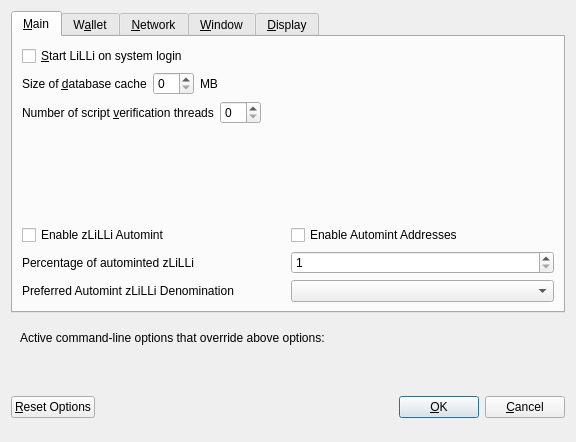
<?xml version="1.0" encoding="UTF-8"?>
<ui version="4.0">
 <class>OptionsDialog</class>
 <widget class="QDialog" name="OptionsDialog">
  <property name="geometry">
   <rect>
    <x>0</x>
    <y>0</y>
    <width>576</width>
    <height>442</height>
   </rect>
  </property>
  <property name="windowTitle">
   <string>Options</string>
  </property>
  <property name="modal">
   <bool>true</bool>
  </property>
  <layout class="QVBoxLayout" name="verticalLayout">
   <item>
    <widget class="QTabWidget" name="tabWidget">
     <property name="currentIndex">
      <number>0</number>
     </property>
     <widget class="QWidget" name="tabMain">
      <attribute name="title">
       <string>&amp;Main</string>
      </attribute>
      <layout class="QVBoxLayout" name="verticalLayout_Main">
       <item>
        <widget class="QCheckBox" name="bitcoinAtStartup">
         <property name="toolTip">
          <string>Automatically start LiLLi after logging in to the system.</string>
         </property>
         <property name="text">
          <string>&amp;Start LiLLi on system login</string>
         </property>
        </widget>
       </item>
       <item>
        <layout class="QHBoxLayout" name="horizontalLayout_2_Main">
         <item>
          <widget class="QLabel" name="databaseCacheLabel">
           <property name="text">
            <string>Size of &amp;database cache</string>
           </property>
           <property name="textFormat">
            <enum>Qt::PlainText</enum>
           </property>
           <property name="buddy">
            <cstring>databaseCache</cstring>
           </property>
          </widget>
         </item>
         <item>
          <widget class="QSpinBox" name="databaseCache"/>
         </item>
         <item>
          <widget class="QLabel" name="databaseCacheUnitLabel">
           <property name="text">
            <string>MB</string>
           </property>
           <property name="textFormat">
            <enum>Qt::PlainText</enum>
           </property>
          </widget>
         </item>
         <item>
          <spacer name="horizontalSpacer_2_Main">
           <property name="orientation">
            <enum>Qt::Horizontal</enum>
           </property>
           <property name="sizeHint" stdset="0">
            <size>
             <width>40</width>
             <height>20</height>
            </size>
           </property>
          </spacer>
         </item>
        </layout>
       </item>
       <item>
        <layout class="QHBoxLayout" name="horizontalLayout_3_Main">
         <item>
          <widget class="QLabel" name="threadsScriptVerifLabel">
           <property name="text">
            <string>Number of script &amp;verification threads</string>
           </property>
           <property name="textFormat">
            <enum>Qt::PlainText</enum>
           </property>
           <property name="buddy">
            <cstring>threadsScriptVerif</cstring>
           </property>
          </widget>
         </item>
         <item>
          <widget class="QSpinBox" name="threadsScriptVerif">
           <property name="toolTip">
            <string>(0 = auto, &lt;0 = leave that many cores free)</string>
           </property>
          </widget>
         </item>
         <item>
          <spacer name="horizontalSpacer_3_Main">
           <property name="orientation">
            <enum>Qt::Horizontal</enum>
           </property>
           <property name="sizeHint" stdset="0">
            <size>
             <width>40</width>
             <height>20</height>
            </size>
           </property>
          </spacer>
         </item>
        </layout>
       </item>
       <item>
        <spacer name="verticalSpacer_2">
         <property name="orientation">
          <enum>Qt::Vertical</enum>
         </property>
         <property name="sizeHint" stdset="0">
          <size>
           <width>20</width>
           <height>40</height>
          </size>
         </property>
        </spacer>
       </item>
       <item>
        <widget class="QWidget" name="verticalZpivOptionsWidget" native="true">
         <layout class="QVBoxLayout" name="verticalZpivOptionsLayout">
          <property name="margin">
           <number>0</number>
          </property>
          <item>
           <layout class="QHBoxLayout" name="horizontalAutomintingLayout">
            <item>
             <widget class="QCheckBox" name="checkBoxZeromintEnable">
              <property name="toolTip">
               <string>Enable automatic minting of LiLLi units to zLiLLi</string>
              </property>
              <property name="layoutDirection">
               <enum>Qt::LeftToRight</enum>
              </property>
              <property name="text">
               <string>Enable zLiLLi Automint</string>
              </property>
             </widget>
            </item>
            <item>
             <widget class="QCheckBox" name="checkBoxZeromintAddresses">
              <property name="toolTip">
               <string>Enable automatic zLiLLi minting from specific addresses</string>
              </property>
              <property name="layoutDirection">
               <enum>Qt::LeftToRight</enum>
              </property>
              <property name="text">
               <string>Enable Automint Addresses</string>
              </property>
             </widget>
            </item>
           </layout>
          </item>
          <item>
           <layout class="QHBoxLayout" name="horizontalZmintPercentageLayout">
            <item>
             <widget class="QLabel" name="percentage_label">
              <property name="toolTip">
               <string>Percentage of incoming LiLLi which get automatically converted to zLiLLi via Zerocoin Protocol (min: 10%)</string>
              </property>
              <property name="text">
               <string>Percentage of autominted zLiLLi</string>
              </property>
             </widget>
            </item>
            <item>
             <widget class="QSpinBox" name="zeromintPercentage">
              <property name="minimum">
               <number>1</number>
              </property>
              <property name="maximum">
               <number>100</number>
              </property>
             </widget>
            </item>
           </layout>
          </item>
          <item>
           <layout class="QHBoxLayout" name="horizontalLayout" stretch="0,0">
            <property name="sizeConstraint">
             <enum>QLayout::SetFixedSize</enum>
            </property>
            <item>
             <widget class="QLabel" name="labelPreferredDenom">
              <property name="maximumSize">
               <size>
                <width>16777215</width>
                <height>16777215</height>
               </size>
              </property>
              <property name="toolTip">
               <string>Wait with automatic conversion to Zerocoin until enough LiLLi for this denomination is available</string>
              </property>
              <property name="text">
               <string>Preferred Automint zLiLLi Denomination</string>
              </property>
             </widget>
            </item>
            <item>
             <widget class="QComboBox" name="preferredDenom">
              <property name="maximumSize">
               <size>
                <width>16777215</width>
                <height>27</height>
               </size>
              </property>
              <property name="toolTip">
               <string>Wait with automatic conversion to Zerocoin until enough LiLLi for this denomination is available</string>
              </property>
              <property name="maxVisibleItems">
               <number>9</number>
              </property>
              <property name="maxCount">
               <number>9</number>
              </property>
             </widget>
            </item>
           </layout>
          </item>
         </layout>
        </widget>
       </item>
      </layout>
     </widget>
     <widget class="QWidget" name="tabWallet">
      <attribute name="title">
       <string>W&amp;allet</string>
      </attribute>
      <layout class="QVBoxLayout" name="verticalLayout_Wallet">
       <item>
        <layout class="QHBoxLayout" name="horizontalLayout_2_Wallet">
         <item>
          <widget class="QLabel" name="labelStakeSplitThresholdText">
           <property name="text">
            <string>Stake split threshold:</string>
           </property>
          </widget>
         </item>
         <item>
          <widget class="QSpinBox" name="spinBoxStakeSplitThreshold">
           <property name="minimum">
            <number>1</number>
           </property>
           <property name="maximum">
            <number>999999</number>
           </property>
          </widget>
         </item>
        </layout>
       </item>
       <item>
        <widget class="QGroupBox" name="groupBox">
         <property name="title">
          <string>Expert</string>
         </property>
         <layout class="QVBoxLayout" name="verticalLayout_2">
          <item>
           <widget class="QCheckBox" name="coinControlFeatures">
            <property name="toolTip">
             <string>Whether to show coin control features or not.</string>
            </property>
            <property name="text">
             <string>Enable coin &amp;control features</string>
            </property>
           </widget>
          </item>
          <item>
           <widget class="QCheckBox" name="showMasternodesTab">
            <property name="toolTip">
             <string>Show additional tab listing all your masternodes in first sub-tab&lt;br/&gt;and all masternodes on the network in second sub-tab.</string>
            </property>
            <property name="text">
             <string>Show Masternodes Tab</string>
            </property>
           </widget>
          </item>
          <item>
           <widget class="QCheckBox" name="spendZeroConfChange">
            <property name="toolTip">
             <string>If you disable the spending of unconfirmed change, the change from a transaction&lt;br/&gt;cannot be used until that transaction has at least one confirmation.&lt;br/&gt;This also affects how your balance is computed.</string>
            </property>
            <property name="text">
             <string>&amp;Spend unconfirmed change</string>
            </property>
           </widget>
          </item>
         </layout>
        </widget>
       </item>
       <item>
        <spacer name="verticalSpacer_Wallet">
         <property name="orientation">
          <enum>Qt::Vertical</enum>
         </property>
         <property name="sizeHint" stdset="0">
          <size>
           <width>20</width>
           <height>40</height>
          </size>
         </property>
        </spacer>
       </item>
      </layout>
     </widget>
     <widget class="QWidget" name="tabNetwork">
      <attribute name="title">
       <string>&amp;Network</string>
      </attribute>
      <layout class="QVBoxLayout" name="verticalLayout_Network">
       <item>
        <widget class="QCheckBox" name="mapPortUpnp">
         <property name="toolTip">
          <string>Automatically open the LiLLi client port on the router. This only works when your router supports UPnP and it is enabled.</string>
         </property>
         <property name="text">
          <string>Map port using &amp;UPnP</string>
         </property>
        </widget>
       </item>
       <item>
        <widget class="QCheckBox" name="allowIncoming">
         <property name="toolTip">
          <string>Accept connections from outside</string>
         </property>
         <property name="text">
          <string>Allow incoming connections</string>
         </property>
        </widget>
       </item>
       <item>
        <widget class="QCheckBox" name="connectSocks">
         <property name="toolTip">
          <string>Connect to the LiLLi network through a SOCKS5 proxy.</string>
         </property>
         <property name="text">
          <string>&amp;Connect through SOCKS5 proxy (default proxy):</string>
         </property>
        </widget>
       </item>
       <item>
        <layout class="QHBoxLayout" name="horizontalLayout_1_Network">
         <item>
          <widget class="QLabel" name="proxyIpLabel">
           <property name="text">
            <string>Proxy &amp;IP:</string>
           </property>
           <property name="textFormat">
            <enum>Qt::PlainText</enum>
           </property>
           <property name="buddy">
            <cstring>proxyIp</cstring>
           </property>
          </widget>
         </item>
         <item>
          <widget class="QValidatedLineEdit" name="proxyIp">
           <property name="minimumSize">
            <size>
             <width>140</width>
             <height>0</height>
            </size>
           </property>
           <property name="maximumSize">
            <size>
             <width>140</width>
             <height>16777215</height>
            </size>
           </property>
           <property name="toolTip">
            <string>IP address of the proxy (e.g. IPv4: 127.0.0.1 / IPv6: ::1)</string>
           </property>
          </widget>
         </item>
         <item>
          <widget class="QLabel" name="proxyPortLabel">
           <property name="text">
            <string>&amp;Port:</string>
           </property>
           <property name="textFormat">
            <enum>Qt::PlainText</enum>
           </property>
           <property name="buddy">
            <cstring>proxyPort</cstring>
           </property>
          </widget>
         </item>
         <item>
          <widget class="QLineEdit" name="proxyPort">
           <property name="minimumSize">
            <size>
             <width>55</width>
             <height>0</height>
            </size>
           </property>
           <property name="maximumSize">
            <size>
             <width>55</width>
             <height>16777215</height>
            </size>
           </property>
           <property name="toolTip">
            <string>Port of the proxy (e.g. 9050)</string>
           </property>
          </widget>
         </item>
         <item>
          <spacer name="horizontalSpacer_1_Network">
           <property name="orientation">
            <enum>Qt::Horizontal</enum>
           </property>
           <property name="sizeHint" stdset="0">
            <size>
             <width>40</width>
             <height>20</height>
            </size>
           </property>
          </spacer>
         </item>
        </layout>
       </item>
       <item>
        <spacer name="verticalSpacer_Network">
         <property name="orientation">
          <enum>Qt::Vertical</enum>
         </property>
         <property name="sizeHint" stdset="0">
          <size>
           <width>20</width>
           <height>40</height>
          </size>
         </property>
        </spacer>
       </item>
      </layout>
     </widget>
     <widget class="QWidget" name="tabWindow">
      <attribute name="title">
       <string>&amp;Window</string>
      </attribute>
      <layout class="QVBoxLayout" name="verticalLayout_Window">
       <item>
        <widget class="QCheckBox" name="minimizeToTray">
         <property name="toolTip">
          <string>Show only a tray icon after minimizing the window.</string>
         </property>
         <property name="text">
          <string>&amp;Minimize to the tray instead of the taskbar</string>
         </property>
        </widget>
       </item>
       <item>
        <widget class="QCheckBox" name="minimizeOnClose">
         <property name="toolTip">
          <string>Minimize instead of exit the application when the window is closed. When this option is enabled, the application will be closed only after selecting Quit in the menu.</string>
         </property>
         <property name="text">
          <string>M&amp;inimize on close</string>
         </property>
        </widget>
       </item>
       <item>
        <spacer name="verticalSpacer_Window">
         <property name="orientation">
          <enum>Qt::Vertical</enum>
         </property>
         <property name="sizeHint" stdset="0">
          <size>
           <width>20</width>
           <height>40</height>
          </size>
         </property>
        </spacer>
       </item>
      </layout>
     </widget>
     <widget class="QWidget" name="tabDisplay">
      <attribute name="title">
       <string>&amp;Display</string>
      </attribute>
      <layout class="QVBoxLayout" name="verticalLayout_Display">
       <item>
        <layout class="QHBoxLayout" name="horizontalLayout_1_Display">
         <item>
          <widget class="QLabel" name="langLabel">
           <property name="text">
            <string>User Interface &amp;language:</string>
           </property>
           <property name="textFormat">
            <enum>Qt::PlainText</enum>
           </property>
           <property name="buddy">
            <cstring>lang</cstring>
           </property>
          </widget>
         </item>
         <item>
          <widget class="QValueComboBox" name="lang">
           <property name="toolTip">
            <string>The user interface language can be set here. This setting will take effect after restarting LiLLi.</string>
           </property>
          </widget>
         </item>
        </layout>
       </item>
       <item>
        <widget class="QLabel" name="label_3">
         <property name="toolTip">
          <string notr="true"/>
         </property>
         <property name="statusTip">
          <string notr="true"/>
         </property>
         <property name="whatsThis">
          <string notr="true"/>
         </property>
         <property name="accessibleName">
          <string notr="true"/>
         </property>
         <property name="text">
          <string>Language missing or translation incomplete? Help contributing translations here:
https://discord.gg/RpBXAnvp7k</string>
         </property>
         <property name="wordWrap">
          <bool>true</bool>
         </property>
         <property name="openExternalLinks">
          <bool>true</bool>
         </property>
         <property name="textInteractionFlags">
          <set>Qt::TextBrowserInteraction</set>
         </property>
        </widget>
       </item>
       <item>
        <layout class="QHBoxLayout" name="horizontalLayout_2_Display" stretch="0,0">
         <item>
          <widget class="QLabel" name="themeLabel">
           <property name="text">
            <string>User Interface Theme:</string>
           </property>
          </widget>
         </item>
         <item>
          <widget class="QValueComboBox" name="theme"/>
         </item>
        </layout>
       </item>
       <item>
        <widget class="QWidget" name="verticalZpivDisplayWidget" native="true">
         <layout class="QVBoxLayout" name="verticalZpivDisplayLayout">
          <property name="margin">
           <number>0</number>
          </property>
          <item>
           <widget class="Line" name="line">
            <property name="orientation">
             <enum>Qt::Horizontal</enum>
            </property>
           </widget>
          </item>
          <item>
           <layout class="QHBoxLayout" name="horizontalLayout_3_Display">
            <item>
             <widget class="QLabel" name="unitLabel">
              <property name="text">
               <string>Unit to show amounts in:</string>
              </property>
              <property name="textFormat">
               <enum>Qt::PlainText</enum>
              </property>
             </widget>
            </item>
            <item>
             <widget class="QValueComboBox" name="unit">
              <property name="toolTip">
               <string>Choose the default subdivision unit to show in the interface and when sending coins.</string>
              </property>
             </widget>
            </item>
           </layout>
          </item>
          <item>
           <layout class="QHBoxLayout" name="horizontalLayout_4_Display">
            <item>
             <widget class="QLabel" name="digitsLabel">
              <property name="text">
               <string>Decimal digits</string>
              </property>
             </widget>
            </item>
            <item>
             <widget class="QValueComboBox" name="digits"/>
            </item>
           </layout>
          </item>
          <item>
           <layout class="QHBoxLayout" name="horizontalLayout_5_Display">
            <item>
             <widget class="QCheckBox" name="checkBoxHideZeroBalances">
              <property name="toolTip">
               <string>Hide empty balances</string>
              </property>
              <property name="layoutDirection">
               <enum>Qt::LeftToRight</enum>
              </property>
              <property name="text">
               <string>Hide empty balances</string>
              </property>
             </widget>
            </item>
            <item>
             <widget class="QCheckBox" name="checkBoxHideOrphans">
              <property name="toolTip">
               <string>Hide orphan stakes in transaction lists</string>
              </property>
              <property name="text">
               <string>Hide orphan stakes</string>
              </property>
             </widget>
            </item>
            <item>
             <spacer name="horizontalSpacer">
              <property name="orientation">
               <enum>Qt::Horizontal</enum>
              </property>
              <property name="sizeHint" stdset="0">
               <size>
                <width>40</width>
                <height>20</height>
               </size>
              </property>
             </spacer>
            </item>
           </layout>
          </item>
          <item>
           <layout class="QHBoxLayout" name="horizontalLayout_6_Display">
            <item>
             <widget class="QLabel" name="thirdPartyTxUrlsLabel">
              <property name="toolTip">
               <string>Third party URLs (e.g. a block explorer) that appear in the transactions tab as context menu items. %s in the URL is replaced by transaction hash. Multiple URLs are separated by vertical bar |.</string>
              </property>
              <property name="text">
               <string>Third party transaction URLs</string>
              </property>
             </widget>
            </item>
            <item>
             <widget class="QLineEdit" name="thirdPartyTxUrls">
              <property name="toolTip">
               <string>Third party URLs (e.g. a block explorer) that appear in the transactions tab as context menu items. %s in the URL is replaced by transaction hash. Multiple URLs are separated by vertical bar |.</string>
              </property>
             </widget>
            </item>
           </layout>
          </item>
         </layout>
        </widget>
       </item>
       <item>
        <spacer name="verticalSpacer">
         <property name="orientation">
          <enum>Qt::Vertical</enum>
         </property>
         <property name="sizeHint" stdset="0">
          <size>
           <width>20</width>
           <height>40</height>
          </size>
         </property>
        </spacer>
       </item>
      </layout>
     </widget>
    </widget>
   </item>
   <item>
    <widget class="QFrame" name="frame">
     <layout class="QVBoxLayout" name="verticalLayout_Bottom">
      <item>
       <layout class="QHBoxLayout" name="horizontalLayout_Bottom">
        <item>
         <widget class="QLabel" name="overriddenByCommandLineInfoLabel">
          <property name="text">
           <string>Active command-line options that override above options:</string>
          </property>
          <property name="textFormat">
           <enum>Qt::PlainText</enum>
          </property>
         </widget>
        </item>
        <item>
         <spacer name="horizontalSpacer_Bottom">
          <property name="orientation">
           <enum>Qt::Horizontal</enum>
          </property>
          <property name="sizeHint" stdset="0">
           <size>
            <width>40</width>
            <height>20</height>
           </size>
          </property>
         </spacer>
        </item>
       </layout>
      </item>
      <item>
       <widget class="QLabel" name="overriddenByCommandLineLabel">
        <property name="text">
         <string/>
        </property>
        <property name="textFormat">
         <enum>Qt::PlainText</enum>
        </property>
        <property name="wordWrap">
         <bool>true</bool>
        </property>
       </widget>
      </item>
     </layout>
    </widget>
   </item>
   <item>
    <layout class="QHBoxLayout" name="horizontalLayout_Buttons">
     <item>
      <widget class="QPushButton" name="resetButton">
       <property name="toolTip">
        <string>Reset all client options to default.</string>
       </property>
       <property name="text">
        <string>&amp;Reset Options</string>
       </property>
       <property name="autoDefault">
        <bool>false</bool>
       </property>
      </widget>
     </item>
     <item>
      <spacer name="horizontalSpacer_1">
       <property name="orientation">
        <enum>Qt::Horizontal</enum>
       </property>
       <property name="sizeHint" stdset="0">
        <size>
         <width>40</width>
         <height>48</height>
        </size>
       </property>
      </spacer>
     </item>
     <item>
      <widget class="QLabel" name="statusLabel">
       <property name="minimumSize">
        <size>
         <width>200</width>
         <height>0</height>
        </size>
       </property>
       <property name="font">
        <font>
         <weight>75</weight>
         <bold>true</bold>
        </font>
       </property>
       <property name="text">
        <string/>
       </property>
       <property name="textFormat">
        <enum>Qt::PlainText</enum>
       </property>
       <property name="wordWrap">
        <bool>true</bool>
       </property>
      </widget>
     </item>
     <item>
      <spacer name="horizontalSpacer_2">
       <property name="orientation">
        <enum>Qt::Horizontal</enum>
       </property>
       <property name="sizeHint" stdset="0">
        <size>
         <width>40</width>
         <height>48</height>
        </size>
       </property>
      </spacer>
     </item>
     <item>
      <widget class="QPushButton" name="okButton">
       <property name="text">
        <string>&amp;OK</string>
       </property>
       <property name="autoDefault">
        <bool>false</bool>
       </property>
       <property name="default">
        <bool>true</bool>
       </property>
      </widget>
     </item>
     <item>
      <widget class="QPushButton" name="cancelButton">
       <property name="text">
        <string>&amp;Cancel</string>
       </property>
       <property name="autoDefault">
        <bool>false</bool>
       </property>
      </widget>
     </item>
    </layout>
   </item>
  </layout>
 </widget>
 <customwidgets>
  <customwidget>
   <class>QValidatedLineEdit</class>
   <extends>QLineEdit</extends>
   <header>qvalidatedlineedit.h</header>
  </customwidget>
  <customwidget>
   <class>QValueComboBox</class>
   <extends>QComboBox</extends>
   <header>qvaluecombobox.h</header>
  </customwidget>
 </customwidgets>
 <resources/>
 <connections/>
</ui>
